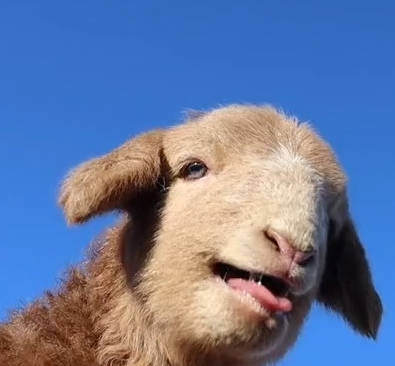
//> input picture 第5章、直方图与卷积/02二维直方图/image.jpg, 395 x 366 px
$ ./main   (built with g++ and OpenCV 4)
//> lines starting //> are read from the running program, lines starting //| are printed output that depends on the picture
#include <iostream>
#include <vector>

#include <opencv2/core/utils/logger.hpp>
#include <opencv2/opencv.hpp>

using namespace cv;
using namespace std;

int main(int argc, char const* argv[]) {
	utils::logging::setLogLevel(utils::logging::LOG_LEVEL_SILENT);
	Mat src = imread("image.jpg", IMREAD_COLOR);
//> src is the input picture: 366 rows x 395 cols, CV_8UC3; mean B, G, R 158, 120.6, 104

	if (src.empty()) {
		printf("could not load image……\n");
		return -1;
	}

	// 2D 直方图
	Mat hsv, hs_hist;
	cvtColor(src, hsv, COLOR_BGR2HSV);
//> hsv: 366 rows x 395 cols, CV_8UC3; mean H, S, V 75, 138.2, 181.2

	int h_bins = 30;
	int s_bins = 32;

	int hist_bins[] = { h_bins, s_bins };

	float h_range[] = { 0, 180 };
	float s_range[] = { 0, 256 };
	const float* hs_ranges[] = { h_range, s_range };

	int hs_channels[] = { 0, 1 };

	calcHist(&hsv, 1, hs_channels, Mat(), hs_hist, 2, hist_bins, hs_ranges);

	double maxVal = 0;
	minMaxLoc(hs_hist, 0, &maxVal, 0, 0);
//> maxVal = 33018

	int scale = 10;

	//行320 列300
	Mat hist2d_image = Mat::zeros(s_bins * scale, h_bins * scale, CV_8UC3);

	//h30行,s32列，一行一行的绘制矩形
	for (int h = 0; h < h_bins; h++) {
		for (int s = 0; s < s_bins; s++)
		{
			float binVal = hs_hist.at<float>(h, s);//位于横h，列s处的频次

			int intensity = cvRound(binVal * 255 / maxVal);//白色的强度，频次越大，小矩形越接近白色

			Point p1(h * scale, s * scale);
			/*
				矩形左上角的点
			*/
			Point p2((h + 1) * scale - 1, (s + 1) * scale - 1);
			/*
				矩形右下角的点
				-1只是为了不与其他矩形的左上角重合，不-1差异也不大
			*/

			rectangle(hist2d_image, p1, p2, Scalar::all(intensity), -1);
		}
	}
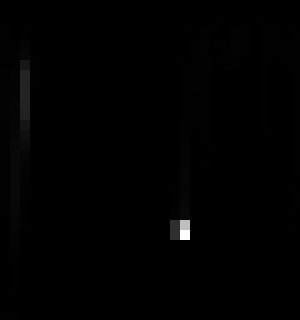
//> hist2d_image: 320 rows x 300 cols, CV_8UC3; min 0, max 255, mean 1.1

	//灰色的图像不容看出差异，这里我们转换色彩风格
	applyColorMap(hist2d_image, hist2d_image, COLORMAP_JET);
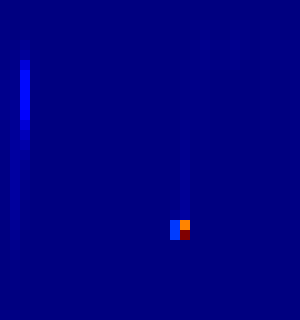
//> hist2d_image: 320 rows x 300 cols, CV_8UC3; mean B, G, R 130.3, 0.3, 0.4

	imshow("src", src);
	imshow("H-S Histogram", hist2d_image);


	waitKey(0);

	destroyAllWindows();

	return 0;
}
